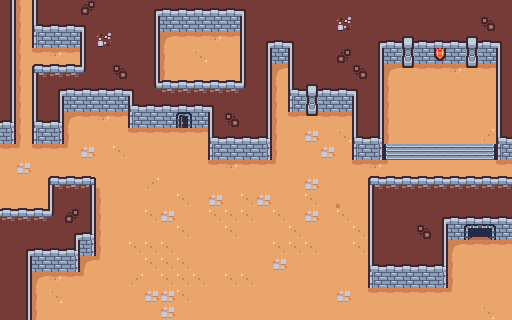

This is a level from a 2D game, rendered from its Tiled map with the project's own tilesets. A one-line summary and the complete map file follow:
An orthogonal 32x20 tile map with 16x16 px tiles, 1 tile layer (Dungeon), 2 hidden layers not drawn.

<map version="1.9" tiledversion="1.9.2" orientation="orthogonal" renderorder="right-down" width="32" height="20" tilewidth="16" tileheight="16" infinite="0" nextlayerid="6" nextobjectid="1">
 <tileset firstgid="1" source="kenney_tiny-dungeon/Tiled/sampleSheet.tsx" />
 <layer id="1" name="Dungeon" width="32" height="20">
  <data encoding="csv">
14,1610612787,16,1,1,3221225485,1,1,1,2,3,3,3,3,3,4,1,1,1,1,1,1,1,1,1,1,1,1,1,1,1,1,
14,1610612787,17,3,3,4,1,1,1,14,41,41,41,41,41,16,1,1,1,1,1,25,1,1,1,1,1,1,1,1,1073741837,1,
14,1610612787,58,41,41,16,25,1,1,14,1610612789,51,51,52,51,16,2,3,4,1,1,1,1,2,3,7,3,3,3,7,3,4,
14,1610612787,51,52,51,16,1,1,1,14,1610612787,49,3221225522,49,49,16,14,41,16,1,1,536870925,1,14,41,19,41,30,41,19,41,16,
14,1610612787,5,27,27,28,1,1073741837,1,14,1610612787,49,49,49,49,16,14,1610612789,16,1,1,1,1073741837,14,1610612789,31,51,51,52,31,51,16,
14,1610612787,16,2,3,3,3,3,4,26,27,27,27,27,27,28,14,1610612787,17,7,3,3,4,14,1610612787,49,49,49,49,49,49,16,
14,1610612787,16,14,41,41,41,41,17,3,3,3,3,4,1,1,14,1610612787,58,19,41,41,16,14,1610612787,49,49,49,49,49,49,16,
18,1610612787,17,18,1610612789,51,52,51,58,41,41,22,41,16,2684354573,1,14,1610612787,51,31,51,51,16,14,1610612787,49,49,49,49,49,49,16,
60,1610612787,58,60,1610612787,49,49,49,51,51,51,51,51,17,3,3,18,1610612787,49,43,49,3221225522,17,18,1610612787,49,49,49,49,49,2684354610,17,
51,54,51,51,54,43,49,50,49,49,49,49,49,58,41,41,60,1610612787,49,49,43,49,58,60,37,38,38,38,38,38,39,58,
49,43,49,49,49,49,49,49,49,49,49,49,49,51,52,51,51,54,49,49,49,49,51,52,54,49,49,49,49,49,49,51,
49,49,49,5,27,6,1610612790,49,49,2147483698,49,49,49,49,49,49,49,49,49,43,49,49,49,5,27,27,27,27,27,27,27,27,
49,49,49,16,1,14,1610612787,49,49,49,49,50,49,43,49,50,43,49,49,50,49,1610612790,49,16,1,1,1,1,1,1,1,1,
27,27,27,28,3221225485,14,1610612787,49,49,50,43,49,49,50,50,50,49,50,49,43,49,50,49,16,1,1,1,2,3,3,3,3,
1,1,1,1,2,18,1610612787,49,49,49,49,50,49,49,50,49,49,49,50,49,49,49,50,16,1,1,1073741837,14,41,11,12,41,
1,2,3,3,18,60,1610612787,49,50,50,50,49,49,49,49,49,49,50,50,50,49,49,50,16,1,1,1,14,1610612789,51,51,51,
1,14,41,41,60,1610612789,54,49,49,50,50,50,49,49,49,49,49,43,49,49,49,49,49,17,3,3,3,18,1610612787,49,49,49,
1,14,1610612789,52,51,54,49,49,2147483698,49,50,50,50,49,50,50,49,49,49,49,49,49,49,58,41,41,41,60,1610612787,49,49,49,
1,14,1610612787,3758096434,49,49,49,49,49,43,43,50,49,49,49,49,49,49,49,49,49,43,49,51,51,51,51,51,54,49,49,49,
1,14,1610612787,49,49,49,49,49,49,49,43,49,49,49,49,49,49,49,49,49,49,49,49,49,49,49,49,49,49,49,3758096434,49
</data>
 </layer>
 <layer id="4" name="Objects" width="32" height="20" visible="0">
  <data encoding="csv">
0,0,0,0,0,0,0,0,0,0,0,0,0,0,0,0,0,0,0,0,0,0,0,0,0,0,0,0,0,0,0,0,
0,0,0,0,0,0,0,0,0,0,0,0,0,64,0,0,0,0,0,0,0,0,0,0,0,0,0,0,0,0,0,0,
0,0,0,0,0,0,0,0,0,0,0,0,0,76,0,0,0,0,0,0,0,0,0,0,0,0,0,0,0,0,0,0,
0,0,0,0,0,0,0,0,0,0,0,87,0,0,64,0,0,0,0,0,0,0,0,0,0,0,0,0,0,0,0,0,
0,0,0,0,0,0,0,0,0,0,0,0,75,0,0,0,0,0,0,0,0,0,0,0,0,0,0,0,0,0,0,0,
0,0,0,0,0,0,0,0,0,0,0,0,0,0,0,0,0,0,0,0,0,0,0,0,0,66,0,65,0,65,0,0,
0,0,0,0,0,0,0,0,0,0,0,0,0,0,0,0,0,0,0,0,0,0,0,0,0,67,0,67,0,67,0,0,
0,0,0,0,0,0,0,0,0,0,0,0,0,0,0,0,0,0,0,0,0,0,0,0,0,121,0,0,0,0,0,0,
0,0,0,0,0,112,0,0,0,62,0,0,0,0,0,0,0,0,74,0,73,0,0,0,0,0,121,0,0,0,0,0,
0,0,65,0,0,0,0,0,62,88,62,0,0,0,0,0,0,0,0,0,0,74,0,0,0,0,0,0,0,0,0,0,
0,0,67,0,0,0,0,0,98,62,0,0,0,0,0,85,0,0,0,2147483758,0,0,0,0,0,0,0,0,0,0,0,0,
0,65,0,0,0,0,0,0,0,0,99,61,0,0,0,0,0,0,0,0,0,123,0,0,0,0,0,0,0,0,0,0,
0,67,0,0,0,0,0,0,0,0,0,0,0,0,0,0,0,0,0,0,0,0,0,0,0,0,0,0,0,0,0,0,
0,0,0,0,0,0,0,68,0,0,0,0,0,0,0,0,0,0,0,0,0,78,78,0,0,0,0,0,0,0,0,0,
0,0,0,0,0,0,0,82,0,0,0,0,0,0,0,0,0,0,0,0,0,0,0,0,0,0,0,0,0,0,0,0,
0,0,0,0,0,0,0,82,0,0,0,0,0,0,0,0,0,0,0,0,0,124,0,0,0,0,0,0,0,0,0,83,
0,0,0,0,0,0,0,82,0,0,0,0,0,0,0,0,0,0,0,124,0,0,0,0,0,0,0,0,0,90,0,0,
0,0,0,0,0,0,0,82,0,0,0,0,0,0,0,0,0,0,0,0,0,2147483773,0,0,0,0,0,0,0,0,2147483749,0,
0,0,0,0,0,0,0,94,71,71,71,71,71,72,0,0,0,0,0,0,0,0,0,0,0,0,83,0,0,0,0,0,
0,0,0,0,0,0,0,0,0,0,0,0,0,82,0,0,0,0,0,0,0,0,0,0,0,0,0,0,0,0,0,0
</data>
 </layer>
 <layer id="5" name="Carts" width="32" height="20" visible="0">
  <data encoding="csv">
0,0,0,0,0,0,0,0,0,0,0,0,0,0,0,0,0,0,0,0,0,0,0,0,0,0,0,0,0,0,0,0,
0,0,0,0,0,0,0,0,0,0,0,0,0,0,0,0,0,0,0,0,0,0,0,0,0,0,0,0,0,0,0,0,
0,0,0,0,0,0,0,0,0,0,0,0,0,0,0,0,0,0,0,0,0,0,0,0,0,0,0,0,0,0,0,0,
0,0,0,0,0,0,0,0,0,0,0,0,0,0,0,0,0,0,0,0,0,0,0,0,0,0,0,0,0,0,0,0,
0,0,0,0,0,0,0,0,0,0,0,0,0,0,0,0,0,0,0,0,0,0,0,0,0,0,0,0,0,0,0,0,
0,0,0,0,0,0,0,0,0,0,0,0,0,0,0,0,0,0,0,0,0,0,0,0,0,0,0,0,0,0,0,0,
0,0,0,0,0,0,0,0,0,0,0,0,0,0,0,0,0,0,0,0,0,0,0,0,0,0,0,0,0,0,0,0,
0,0,0,0,0,0,0,0,0,0,0,0,0,0,0,0,0,0,0,0,0,0,0,0,0,0,0,0,0,0,0,0,
0,0,0,0,0,0,0,0,0,0,0,0,0,0,0,0,0,0,0,0,0,0,0,0,0,0,0,0,0,0,0,0,
0,0,0,0,0,0,0,0,0,0,0,0,0,0,0,0,0,0,0,0,0,0,0,0,0,0,0,0,0,0,0,0,
0,0,0,0,0,0,0,0,0,0,0,0,0,0,0,0,0,0,0,0,0,0,0,0,0,0,0,0,0,0,0,0,
0,0,0,0,0,0,0,0,0,0,0,0,0,0,0,0,0,0,0,0,0,0,0,0,0,0,0,0,0,0,0,0,
0,0,0,0,0,0,0,0,0,0,0,0,0,0,0,0,0,0,0,0,0,0,0,0,0,0,0,0,0,0,0,0,
0,0,0,0,0,0,0,0,0,0,0,0,0,0,0,0,0,0,0,0,0,0,0,0,0,0,0,0,0,0,0,0,
0,0,0,0,0,0,0,0,0,0,0,0,0,0,0,0,0,0,0,0,0,0,0,0,0,0,0,0,0,0,0,0,
0,0,0,0,0,0,0,0,0,0,0,0,0,0,0,0,0,0,0,0,0,0,0,0,0,0,0,0,0,0,0,0,
0,0,0,0,0,0,0,56,0,0,0,0,0,0,0,0,0,0,0,0,0,0,0,0,0,0,0,0,0,0,0,0,
0,0,0,0,0,0,0,0,0,0,0,0,0,0,0,0,0,0,0,0,0,0,0,0,0,0,0,0,0,0,0,0,
0,0,0,0,0,0,0,0,0,0,55,55,0,0,0,0,0,0,0,0,0,0,0,0,0,0,0,0,0,0,0,0,
0,0,0,0,0,0,0,0,0,0,0,0,0,0,0,0,0,0,0,0,0,0,0,0,0,0,0,0,0,0,0,0
</data>
 </layer>
</map>
